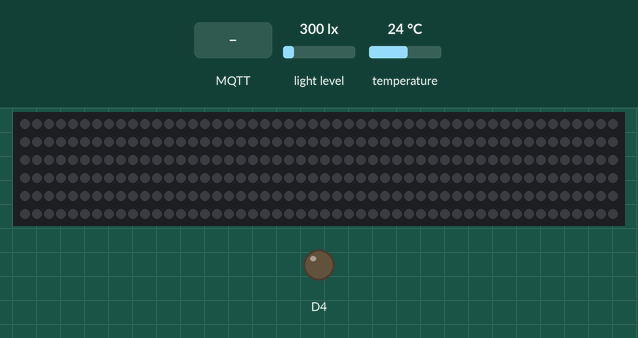
Bench run of a sketch on a simulated ESP8266 (NodeMCU). On the bench: 300 RGB LEDs in strip order, left to right, continuing on the next row, output pins drawn as LEDs (lit = HIGH). Inputs (shaded band) come from the test bench; at power-on: light level 300 lx, temperature 24 °C. Dim RGB values are drawn brighter than linear; WiFi joins after 1.5 s; servers stay silent unless stated; random numbers use the default seed unless the sketch sets one; no MQTT or app messages arrive unless stated; what the sketch prints to the serial monitor is not drawn.

Above: at 2.7 s.
2.8 s: MQTT message "5" arrives on the first subscribed topic
At 4.5 s:
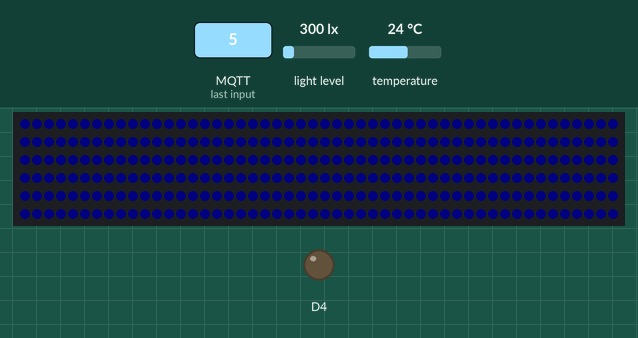
4.8 s: MQTT message "0" arrives on the first subscribed topic
At 6.1 s:
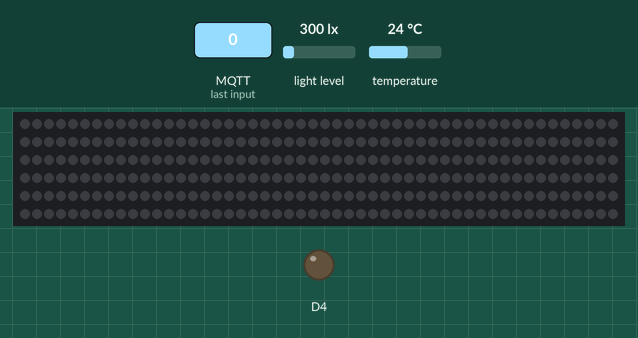
Timing chart, 0 to 7.8 s (numbered marks = the images above; inputs shaded):
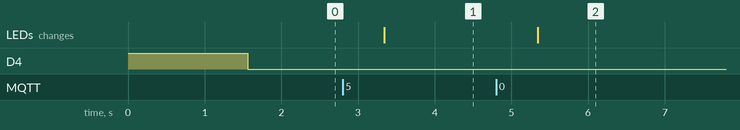

The sketch:

controller_code_mqtt_qt.ino
```cpp
/*
 OptoWorld Microcrontroller code

 This code does the following:

 It connects to an MQTT server then:
  - Measures Temperature with a ds18b20 onewire thermometer
  - Measures light intensity in lux using a bh1750 module
  - Publishes the values to MQTT topic optoworld/status
  - subscribes to the topic "optoworld/switch".
    Callback on incoming messages for this topic sets the neopixels to the intensity value specified
    in the message.
 The code will attempt reconnecting to the server if the connection is lost using a blocking
 reconnect function.

 Replace the placeholders for ssid, password and broker ip with your real values.

*/

#include <ESP8266WiFi.h>
#include <PubSubClient.h>
#include <FastLED.h>
#include <DallasTemperature.h>
#include <OneWire.h>
#include <BH1750.h>

BH1750 lightSensor;


//number of leds we are running
#define NUM_LEDS 300
#define DATA_PIN D6

// Define the array of leds
CRGB leds[NUM_LEDS];

//setup the thermometer
#define ONE_WIRE_BUS D5
OneWire oneWire(ONE_WIRE_BUS);
DallasTemperature sensors(&oneWire);

// variables
const int reportLed = D4;
int blue_val;

// Update these with values suitable for your network.

const char* ssid = "<my_ssid";
const char* password = "<my_password>";
const char* mqtt_server = "<my_mqtt_broker_ip";

WiFiClient espClient;
PubSubClient client(espClient);
long lastMsg = 0;
char msg[50];
int value = 0;

void setup_wifi() {

  delay(10);
  // We start by connecting to a WiFi network
  Serial.println();
  Serial.print("Connecting to ");
  Serial.println(ssid);

  WiFi.begin(ssid, password);

  while (WiFi.status() != WL_CONNECTED) {
    delay(500);
    Serial.print(".");
  }

  randomSeed(micros());

  Serial.println("");
  Serial.println("WiFi connected");
  Serial.println("IP address: ");
  Serial.println(WiFi.localIP());
}

void callback(char* topic, byte* payload, unsigned int length) {
 payload[length] = '\0';
 blue_val = atoi((char *)payload);
 switch_light(blue_val);

}

void reconnect() {
  // Loop until we're reconnected
  while (!client.connected()) {
    digitalWrite(BUILTIN_LED, 1);
    Serial.print("Attempting MQTT connection...");
    // Create a random client ID
    String clientId = "ESP8266Client-";
    clientId += String(random(0xffff), HEX);
    // Attempt to connect
    if (client.connect(clientId.c_str())) {
      Serial.println("connected");
      // Once connected, publish an announcement...
      client.publish("outTopic", "hello world");
      // ... and resubscribe
      client.subscribe("optoworld/switch");
      digitalWrite(BUILTIN_LED, 0);
    } else {
      Serial.print("failed, rc=");
      Serial.print(client.state());
      Serial.println(" try again in 5 seconds");
      // Wait 5 seconds before retrying
      delay(5000);
    }
  }
}


void switch_light(int blue_val){
  fill_solid(leds, NUM_LEDS, CRGB(0,0,blue_val));
  FastLED.show();

}

float get_temperature() {
  sensors.requestTemperatures();
  float temp1 = sensors.getTempCByIndex(0);

  return temp1;
}

void setup() {
  pinMode(BUILTIN_LED, OUTPUT);     // Initialize the BUILTIN_LED pin as an output
  digitalWrite(BUILTIN_LED, 1);

  Wire.begin(D2, D1);
  lightSensor.begin();

  Serial.begin(115200);
  setup_wifi();
  client.setServer(mqtt_server, 1883);
  client.setCallback(callback);

    //initialize the lights
    FastLED.addLeds<NEOPIXEL, DATA_PIN>(leds, NUM_LEDS);  // GRB ordering is assumed
  //inititalize the thermometers


}

void loop() {
  if (!client.connected()) {
    reconnect();
  }
  client.loop();

  long now = millis();
  if (now - lastMsg > 1000) {
    lastMsg = now;
    ++value;
    float temp = get_temperature();
    float lux = lightSensor.readLightLevel();
//    client.publish("optoworld/light_level", String(lux).c_str());
//    client.publish("optoworld/temperature", String(temp).c_str());
//    client.publish("optoworld/blue_val", String(blue_val).c_str());
    String message = String(temp)+"_"+String(blue_val)+"_"+String(lux);
    client.publish("optoworld/status", message.c_str());
  }
}
```

Measured:
- after the input at 2.8 s, the LEDs: change after 0.54 s (image 1)
- after the input at 4.8 s, the LEDs: change after 0.54 s (image 2)
